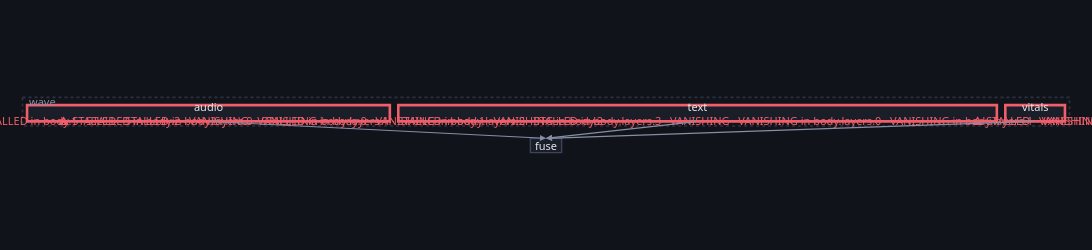

Notebook code cell kept with this figure:
### Markdown cell above
Not one flag: a wreck, and in several places at once. **Where** is the
question a graph of four nodes actually raises, and the graph answers it:

### Code cell
overlaid(hot, store, run="2-problem")

### Figure 1 — Plotly figure (JSON) as saved in the notebook; plotly's stock layout.template omitted (floating-point values rounded to 4 significant figures)
{"data": [{"hoverinfo": "text", "hovertext": ["<b>audio</b><br>class: Audio<br>device: cpu<br><br><b>VANISHING</b><br><b>STALLED</b><br><b>VANISHING in body.0</b><br><b>STALLED in body.0</b><br><b>VANISHING in body.1</b><br><b>STALLED in body.1</b><br><b>VANISHING in body.2</b><br><b>STALLED in body.2</b>", "<b>text</b><br>class: Text<br>device: cpu<br><br><b>VANISHING</b><br><b>STALLED</b><br><b>VANISHING in body.layers.0</b><br><b>STALLED in body.layers.0</b><br><b>VANISHING in body.layers.1</b><br><b>STALLED in body.layers.1</b><br><b>VANISHING in body.layers.2</b><br><b>STALLED in body.layers.2</b><br><b>VANISHING in body.layers.3</b><br><b>STALLED in body.layers.3</b>", "<b>vitals</b><br>class: Vitals<br>device: cpu<br><br><b>VANISHING</b><br><b>STALLED</b>", "<b>fuse</b><br>class: Fuse<br>device: cpu"], "marker": {"opacity": 0, "size": 1}, "mode": "markers", "showlegend": false, "type": "scatter", "x": [571.9, 2076.0, 3114.0, 1610.0], "y": [49.0, 49.0, 49.0, 148.0]}], "layout": {"annotations": [{"align": "left", "font": {"color": "#868ea3", "family": "system-ui, -apple-system, Segoe UI, Roboto, sans-serif", "size": 11}, "showarrow": false, "text": "wave", "x": 14.0, "xanchor": "left", "y": 12.0, "yanchor": "middle"}, {"align": "center", "font": {"color": "#e7e9ef", "family": "system-ui, -apple-system, Segoe UI, Roboto, sans-serif", "size": 11}, "showarrow": false, "text": "audio<br><span style='color:#ef5f6b'>⚠ STALLED · STALLED in body.0 · STALLED in body.1 · STALLED in body.2 · VANISHING · VANISHING in body.0 · VANISHING in body.1 · VANISHING in body.2</span>", "x": 571.9, "xanchor": "center", "y": 49.0, "yanchor": "middle"}, {"align": "center", "font": {"color": "#e7e9ef", "family": "system-ui, -apple-system, Segoe UI, Roboto, sans-serif", "size": 11}, "showarrow": false, "text": "text<br><span style='color:#ef5f6b'>⚠ STALLED · STALLED in body.layers.0 · STALLED in body.layers.1 · STALLED in body.layers.2 · STALLED in body.layers.3 · VANISHING · VANISHING in body.layers.0 · VANISHING in body.layers.1 · VANISHING in body.layers.2 · VANISHING in body.layers.3</span>", "x": 2076.0, "xanchor": "center", "y": 49.0, "yanchor": "middle"}, {"align": "center", "font": {"color": "#e7e9ef", "family": "system-ui, -apple-system, Segoe UI, Roboto, sans-serif", "size": 11}, "showarrow": false, "text": "vitals<br><span style='color:#ef5f6b'>⚠ STALLED · VANISHING</span>", "x": 3114.0, "xanchor": "center", "y": 49.0, "yanchor": "middle"}, {"align": "center", "font": {"color": "#e7e9ef", "family": "system-ui, -apple-system, Segoe UI, Roboto, sans-serif", "size": 11}, "showarrow": false, "text": "fuse", "x": 1610.0, "xanchor": "center", "y": 148.0, "yanchor": "middle"}, {"arrowcolor": "#868ea3", "arrowhead": 2, "arrowsize": 1, "arrowwidth": 1.2, "ax": 571.9, "axref": "x", "ay": 74.0, "ayref": "y", "showarrow": true, "text": "", "x": 1610.0, "xref": "x", "y": 126.0, "yref": "y"}, {"arrowcolor": "#868ea3", "arrowhead": 2, "arrowsize": 1, "arrowwidth": 1.2, "ax": 2076.0, "axref": "x", "ay": 74.0, "ayref": "y", "showarrow": true, "text": "", "x": 1610.0, "xref": "x", "y": 126.0, "yref": "y"}, {"arrowcolor": "#868ea3", "arrowhead": 2, "arrowsize": 1, "arrowwidth": 1.2, "ax": 3114.0, "axref": "x", "ay": 74.0, "ayref": "y", "showarrow": true, "text": "", "x": 1610.0, "xref": "x", "y": 126.0, "yref": "y"}], "font": {"color": "#e7e9ef", "family": "system-ui, -apple-system, Segoe UI, Roboto, sans-serif", "size": 12}, "height": 250.0, "hoverlabel": {"align": "left", "bgcolor": "#1a1e28", "bordercolor": "#2c3242", "font": {"color": "#e7e9ef", "family": "system-ui, -apple-system, Segoe UI, Roboto, sans-serif"}}, "legend": {"bgcolor": "rgba(0,0,0,0)", "font": {"color": "#868ea3"}, "orientation": "h", "x": 1, "xanchor": "right", "y": 1.02, "yanchor": "bottom"}, "margin": {"b": 16, "l": 16, "r": 16, "t": 16}, "paper_bgcolor": "#101319", "plot_bgcolor": "#101319", "shapes": [{"fillcolor": "rgba(0,0,0,0)", "layer": "below", "line": {"color": "#2c3242", "dash": "dot", "width": 1.6}, "type": "rect", "x0": 0.0, "x1": 3220.0, "y0": 0.0, "y1": 88.0}, {"fillcolor": "#1a1e28", "layer": "below", "line": {"color": "#ef5f6b", "width": 2.6}, "type": "rect", "x0": 14.0, "x1": 1130.0, "y0": 24.0, "y1": 74.0}, {"fillcolor": "#1a1e28", "layer": "below", "line": {"color": "#ef5f6b", "width": 2.6}, "type": "rect", "x0": 1156.0, "x1": 2997.0, "y0": 24.0, "y1": 74.0}, {"fillcolor": "#1a1e28", "layer": "below", "line": {"color": "#ef5f6b", "width": 2.6}, "type": "rect", "x0": 3023.0, "x1": 3206.0, "y0": 24.0, "y1": 74.0}, {"fillcolor": "#1a1e28", "layer": "below", "line": {"color": "#3d4459", "width": 1.4}, "type": "rect", "x0": 1562.0, "x1": 1658.0, "y0": 126.0, "y1": 170.0}], "width": 1100, "xaxis": {"range": [-20, 3240.0], "visible": false}, "yaxis": {"range": [190.0, -20], "scaleanchor": "x", "visible": false}}}
